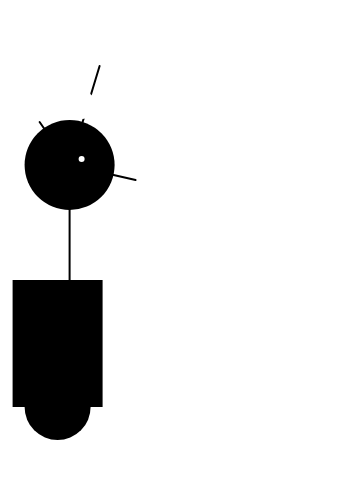
Frame 1 (no input)
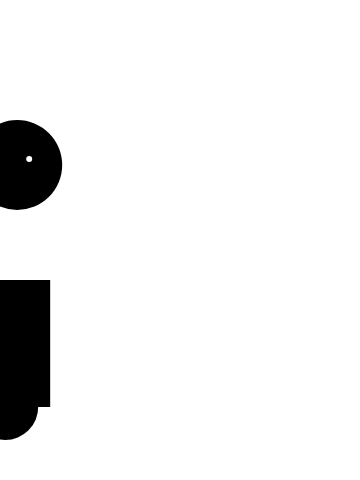
Frame 60 (no input)
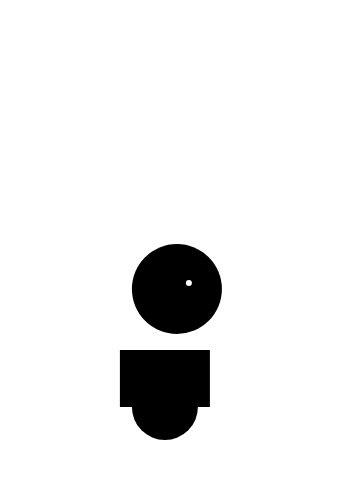
Frame 120 (the mouse pressed at the canvas centre since frame 60)

The p5.js sketch that drew these frames (run headless with seeded random() and noise() and a simulated clock; from frame 60 on, the mouse is pressed at the canvas centre):

// p5.js sketch
// ── sketch.js
var easing=0.04;
var neckHeight=70;
var bodyHeight=160;
var x=60;
var y=440;
var radius=45;
function setup(){
    createCanvas(360,480);
    strokeWeight(2);
    ellipseMode(RADIUS);

}
function draw(){
    background("white");
    var targetX=mouseX;
    x=x+(targetX-x)*easing;
    if(mouseIsPressed){
        neckHeight=16;
        bodyHeight=90;
    }
    else{
        neckHeight=70;
        bodyHeight=160;
 }
     var neckY=y-bodyHeight-neckHeight-radius;
     steoke=100;
     line(x+12,y-bodyHeight,x+12,neckY);
 line(x+12,neckY,x-18,neckY-43);
  line(x+12,neckY,x+42,neckY-99); 
  line(x+12,neckY,x+78,neckY+15);
  noStroke();
  fill("black");
  ellipse(x,y-33,33,33);
  fill("black");
  rect(x-45,y-bodyHeight,90,bodyHeight-33);
  fill("black");
  ellipse(x+12,neckY,radius,radius);
  fill("white");
  ellipse(x+24,neckY-60,14,14);
  ellipse(x+24,neckY-6,3,3);
}
